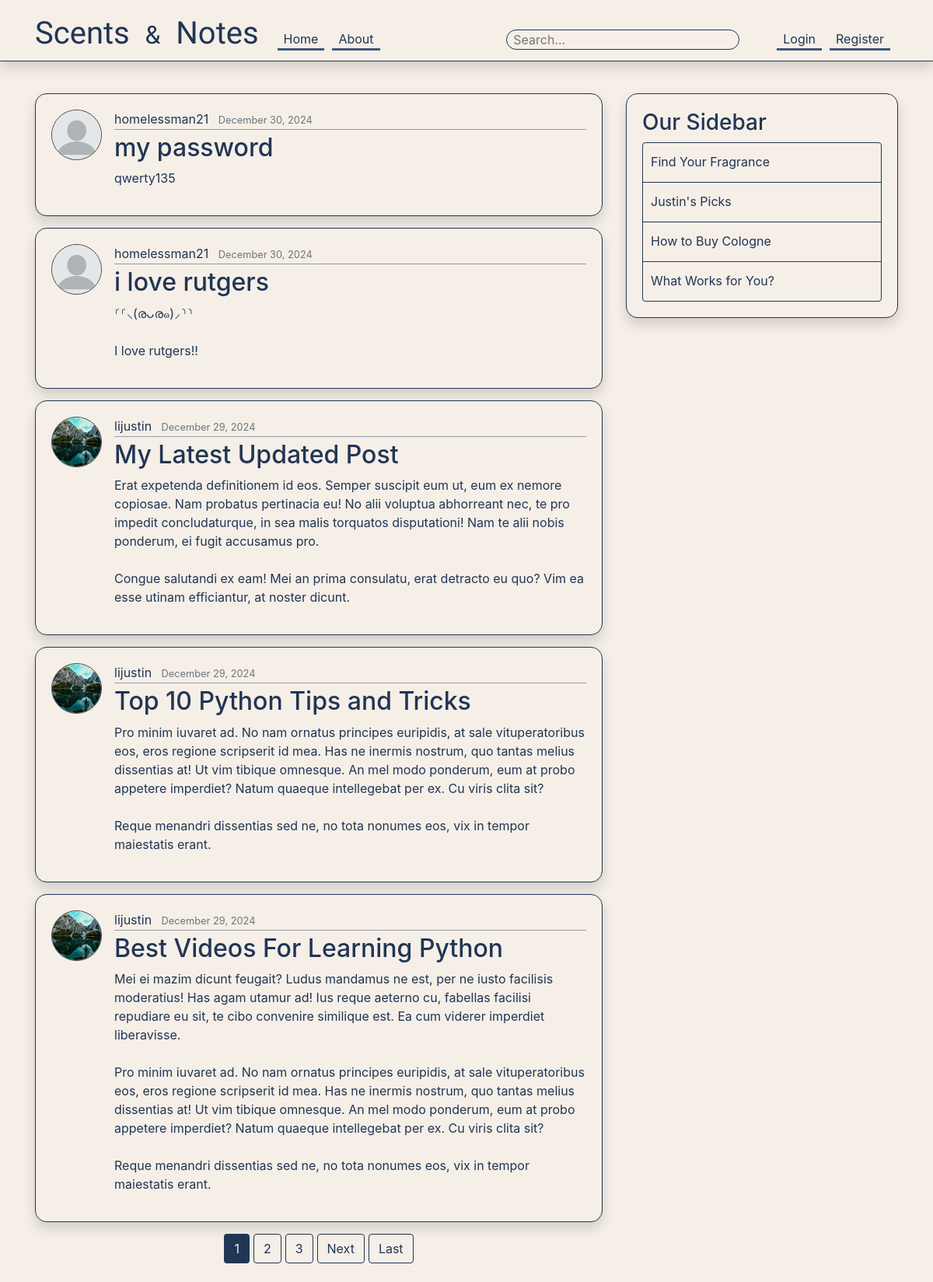
The page / on the database its author committed.
### blog/models.py (models this page shows, shortened)
class Post(models.Model):  #Each class would be its own table in database
    title = models.CharField(max_length=100) #Character field/String single line
    content = models.TextField() #Lines and lines of text unrestricted
    date_posted = models.DateTimeField(default=timezone.now) #auto_now: when updated/created  auto_now_add:only when created
    author = models.ForeignKey(User, on_delete=models.CASCADE) #if user created post and was deleted, do we want to delete their posts or hold them as null

### users/models.py (models this page shows, shortened)
class Profile(models.Model):
    user = models.OneToOneField(User, on_delete=models.CASCADE) #one to one relationship with a profile and user, cascade to delete user and profile
    image = models.ImageField(default = 'default.jpg', upload_to='profile_pics') #default image is default.jpg, if user puts in picture, it is sent to that directory

### blog/views.py (the view)
# urls.py: path('', PostListView.as_view() , name='blog-home'),
class PostListView(ListView):
    model = Post
    template_name = 'blog/home.html' #rerouting our template from list to home
    context_object_name = 'posts' #We need this variable name template for easy reference {{posts}} instead of {{object_list}}
    ordering = ['-date_posted'] #We are essentially ordering our blogs such that (with -) the most recent are at the top
    paginate_by = 5 #posts per page
    def get_queryset(self):
        query = self.request.GET.get('q')  # Get the search query
        if query:
            return Post.objects.filter(
                Q(title__icontains=query) | Q(content__icontains=query)
            ).order_by('-date_posted')
        return Post.objects.all().order_by('-date_posted')  # Default: Return all posts

### blog/templates/blog/home.html (shortened to what this page needs)
{% extends "blog/base.html" %}
{% block content%}
    {% for post in posts%}
        <article class="media content-section shadow">
            <img class="rounded-circle border border-dark article-img" src="{{ post.author.profile.image.url }}" alt="">
            <div class="media-body">
                <div class="article-metadata">
                    <a class="mr-2" style="color:#3E5879; transition: color 0.15s;" onmouseover="this.style.color='white';" onmouseout="this.style.color='#3E5879';"  href="{% url 'user-posts' post.author.username %}">{{ post.author }}</a>
                    <small class="text-muted">{{ post.date_posted|date:"F d, Y" }}</small>
                </div>
                <h2><a class="article-title" href="{% url 'post-detail' post.id %}">{{ post.title }}</a></h2>
                <p class="article-content">{{ post.content }}</p>
            </div>
        </article>
    {% endfor %}
    <div class="d-flex justify-content-center gap-3">
        {% if is_paginated %}
            {%for num in page_obj.paginator.page_range %}
                {%if page_obj.number ==  num%}
                    <a class = "btn currentBtn mb-4" href="?page={{num}}">{{num}}</a>
                {%elif num > page_obj.number|add:'-3' and num < page_obj.number|add:'3'%}
                    <a class = "btn paginationBtn mb-4" href="?page={{num}}">{{num}}</a>
                {%endif%}
            {%endfor%}
            {% if page_obj.has_next %}
                <a class = "btn paginationBtn mb-4" href="?page={{page_obj.next_page_number}}">Next</a>
                <a class = "btn paginationBtn mb-4" href="?page={{page_obj.paginator.num_pages}}">Last</a>
            {% endif %}
        {% endif %}
    </div>
{% endblock content %}

### blog/static/blog/main.css (style rules this page uses)
body { background: #F5EFE7 ; color: #213555; margin-top: 5rem; }
h1, h2, h3, h4, h5, h6 { color: #213555; }
.d-flex { gap:5px !important; }
.content-section { background: #F5EFE7; padding: 20px 20px; border: 1.5px solid #213555; border-radius: 15px; margin-bottom: 15px; }
.paginationBtn, .logoutBtn { border: 1.5px solid #213555; }
.currentBtn { background: #213555; color: #F5EFE7 !important }
.article-title, a { color: #213555 !important; transition: color 0.5s; }
.btn { overflow: visible; }
.article-content { white-space: pre-line; }
.article-img { height: 65px; width: 65px; margin-right: 16px; }
.article-metadata { padding-bottom: 1px; margin-bottom: 4px; border-bottom: 1px solid #979caa; }

### rows shown on the page
Post: author.profile.image (picture), author "homelessman21", date_posted "December 30, 2024", title "my password", content "qwerty135"
Post: author.profile.image (picture), author "homelessman21", date_posted "December 30, 2024", title "i love rutgers", content "⸂⸂⸜(രᴗര๑)⸝⸃⸃ I love rutgers!!"
Post: author.profile.image (picture), author "lijustin", date_posted "December 29, 2024", title "My Latest Updated Post", content "Erat expetenda definitionem id eos. Semper suscipit eum ut, eum ex nemore copiosae. Nam probatus pertinacia eu! No alii voluptua abhorreant nec, te pro impedit concludaturque, in sea malis torquatos disputationi! Nam te alii nobis ponderum, ei fugit accusamus pro. Congue salutandi ex eam! Mei an prima consulatu, erat detracto eu quo? Vim ea esse utinam efficiantur, at noster dicunt."
Post: author.profile.image (picture), author "lijustin", date_posted "December 29, 2024", title "Top 10 Python Tips and Tricks", content "Pro minim iuvaret ad. No nam ornatus principes euripidis, at sale vituperatoribus eos, eros regione scripserit id mea. Has ne inermis nostrum, quo tantas melius dissentias at! Ut vim tibique omnesque. An mel modo ponderum, eum at probo appetere imperdiet? Natum quaeque intellegebat per ex. Cu viris clita sit? Reque menandri dissentias sed ne, no tota nonumes eos, vix in tempor maiestatis erant."
Post: author.profile.image (picture), author "lijustin", date_posted "December 29, 2024", title "Best Videos For Learning Python", content "Mei ei mazim dicunt feugait? Ludus mandamus ne est, per ne iusto facilisis moderatius! Has agam utamur ad! Ius reque aeterno cu, fabellas facilisi repudiare eu sit, te cibo convenire similique est. Ea cum viderer imperdiet liberavisse. Pro minim iuvaret ad. No nam ornatus principes euripidis, at sale vituperatoribus eos, eros regione scripserit id mea. Has ne inermis nostrum, quo tantas melius dissentias at! Ut vim tibique omnesque. An mel modo ponderum, eum at probo appetere imperdiet? Natum quaeque intellegebat per ex. Cu viris clita sit? Reque menandri dissentias sed ne, no tota nonumes eos, vix in tempor maiestatis erant."

### other values the page prints
{{ num }} "1"
{{ num }} "2" "3"
